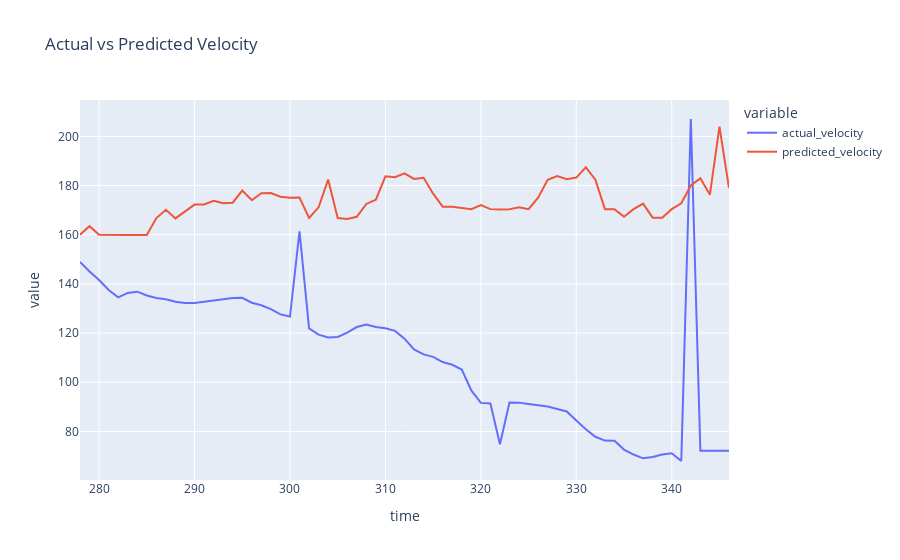
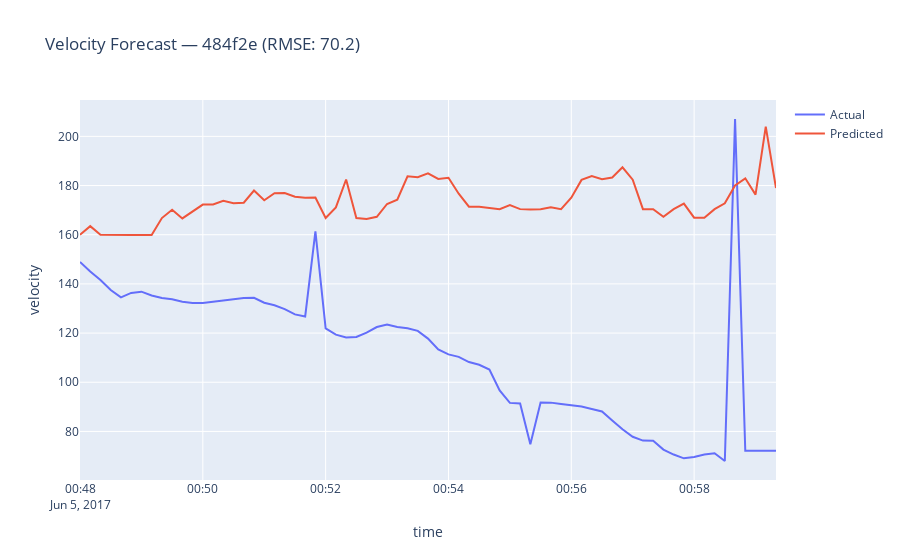

The notebook cell saved with these charts, in order:
### Code cell
import os
import math
import joblib
import numpy as np
import pandas as pd
from sklearn.preprocessing import StandardScaler
from sklearn.ensemble import HistGradientBoostingRegressor
from sklearn.metrics import mean_squared_error
import plotly.express as px
import plotly.graph_objects as go

DATA_PATH = r"C:\Users\Priyanga N\OneDrive\Documents\flight-anomaly-detection\cleaned_adsb.csv"
OUT_DIR = r"C:\Users\Priyanga N\OneDrive\Documents\flight-anomaly-detection"
MODEL_OUT = os.path.join(OUT_DIR, "hgb_velocity_model.joblib")
usecols = ["time","icao24","lat","lon","velocity","vertrate","baroaltitude","geoaltitude","heading"]
df = pd.read_csv(DATA_PATH, usecols=usecols, low_memory=False)
df = df.sort_values(["icao24","time"]).reset_index(drop=True)
print("Loaded rows:", df.shape[0])

top_icao = df["icao24"].value_counts().idxmax()
dff = df[df["icao24"] == top_icao].copy().reset_index(drop=True)
print("Selected icao24:", top_icao, "rows:", len(dff))

num_cols = ["velocity","vertrate","baroaltitude","geoaltitude","lat","lon","heading"]
dff[num_cols] = dff[num_cols].replace([np.inf, -np.inf], np.nan).astype(float)

dff = dff.dropna(subset=["velocity"]).reset_index(drop=True)

if len(dff) < 200:
    raise RuntimeError(f"Not enough rows for {top_icao} (only {len(dff)}). Choose another aircraft or use more data.")
dff["ds"] = pd.to_datetime(dff["time"], unit="s")
dff["hour"] = dff["ds"].dt.hour
dff["minute"] = dff["ds"].dt.minute
dff["second"] = dff["ds"].dt.second

dff["hour_sin"] = np.sin(2 * np.pi * dff["hour"] / 24)
dff["hour_cos"] = np.cos(2 * np.pi * dff["hour"] / 24)
dff["min_sin"] = np.sin(2 * np.pi * dff["minute"] / 60)
dff["min_cos"] = np.cos(2 * np.pi * dff["minute"] / 60)

dff["dt"] = dff["time"].diff().fillna(0).astype(float)

def haversine_m(lat1, lon1, lat2, lon2):
    R = 6371000.0
    phi1 = np.radians(lat1); phi2 = np.radians(lat2)
    dphi = np.radians(lat2 - lat1); dlambda = np.radians(lon2 - lon1)
    a = np.sin(dphi/2.0)**2 + np.cos(phi1)*np.cos(phi2)*np.sin(dlambda/2.0)**2
    return R * 2 * np.arctan2(np.sqrt(a), np.sqrt(1-a))

dff["lat_prev"] = dff["lat"].shift(1)
dff["lon_prev"] = dff["lon"].shift(1)
dff["dist_m"] = haversine_m(dff["lat_prev"].fillna(dff["lat"]), dff["lon_prev"].fillna(dff["lon"]),
                            dff["lat"], dff["lon"])
dff["speed_m_s"] = dff["dist_m"] / dff["dt"].replace(0, np.nan)  
dff["speed_m_s"] = dff["speed_m_s"].fillna(0)

LAGS = [1,2,3,5,10] 
for lag in LAGS:
    dff[f"vel_lag_{lag}"] = dff["velocity"].shift(lag)
    dff[f"vel_diff_{lag}"] = dff["velocity"] - dff[f"vel_lag_{lag}"]

ROLL_WINDOWS = [3,5,10]
for w in ROLL_WINDOWS:
    dff[f"vel_rollmean_{w}"] = dff["velocity"].rolling(window=w, min_periods=1).mean()
    dff[f"vel_rollstd_{w}"] = dff["velocity"].rolling(window=w, min_periods=1).std().fillna(0)

dff["alt_diff_1"] = dff["baroaltitude"] - dff["baroaltitude"].shift(1)
dff["geo_minus_baro"] = dff["geoaltitude"] - dff["baroaltitude"]

dff["heading_sin"] = np.sin(np.deg2rad(dff["heading"].fillna(0)))
dff["heading_cos"] = np.cos(np.deg2rad(dff["heading"].fillna(0)))

dff = dff.dropna(subset=[f"vel_lag_{max(LAGS)}"]).reset_index(drop=True)

median_dt = int(np.median(dff["dt"].replace(0, np.nan).dropna()))
print("median dt (s):", median_dt)
step_ahead = max(1, round(30 / max(1, median_dt)))  
print("step_ahead rows (≈30s):", step_ahead)

dff["y"] = dff["velocity"].shift(-step_ahead)  
dff = dff.dropna(subset=["y"]).reset_index(drop=True)

n = len(dff)
test_size = int(0.2 * n)
train = dff.iloc[: n - test_size].copy()
test  = dff.iloc[n - test_size :].copy()

print("Train rows:", len(train), "Test rows:", len(test))

features = [
    "velocity", "vel_lag_1", "vel_lag_2", "vel_lag_3", "vel_lag_5",
    "vel_diff_1", "vel_diff_2", "vel_diff_3", "vel_diff_5",
    "vel_rollmean_3", "vel_rollmean_5", "vel_rollmean_10",
    "vel_rollstd_3", "vel_rollstd_5",
    "vertrate", "baroaltitude", "geoaltitude", "geo_minus_baro",
    "speed_m_s",
    "hour_sin", "hour_cos", "min_sin", "min_cos",
    "heading_sin", "heading_cos",
    "alt_diff_1"
]
features = [f for f in features if f in train.columns]
print("Using features:", features)

X_train = train[features].fillna(0).astype(float)
y_train = train["y"].astype(float)
X_test  = test[features].fillna(0).astype(float)
y_test  = test["y"].astype(float)

scaler = StandardScaler()
X_train_s = scaler.fit_transform(X_train)
X_test_s  = scaler.transform(X_test)

model = HistGradientBoostingRegressor(
    max_iter=600,
    learning_rate=0.05,
    max_depth=10,
    random_state=42
)

print("Training model...")
model.fit(X_train_s, y_train)
print("Done training.")

from sklearn.metrics import mean_squared_error
import numpy as np

preds_test = model.predict(X_test_s)

mse = mean_squared_error(y_test, preds_test)
rmse = np.sqrt(mse)

print(f"Velocity Forecast RMSE: {rmse:.2f}")

import plotly.express as px
compare_df = pd.DataFrame({
    "time": X_test.index,
    "actual_velocity": y_test.values,
    "predicted_velocity": preds_test
})

fig = px.line(
    compare_df.sort_values("time"),
    x="time", 
    y=["actual_velocity", "predicted_velocity"],
    title="Actual vs Predicted Velocity"
)
fig.show()

joblib.dump(model, MODEL_OUT)
joblib.dump(scaler, SCALER_OUT)
print("Saved model ->", MODEL_OUT)
print("Saved scaler ->", SCALER_OUT)

plot_df = test[["ds"]].copy().reset_index(drop=True)
plot_df["actual"] = y_test.values
plot_df["predicted"] = preds_test

fig = go.Figure()
fig.add_trace(go.Scatter(x=plot_df["ds"], y=plot_df["actual"], mode="lines", name="Actual"))
fig.add_trace(go.Scatter(x=plot_df["ds"], y=plot_df["predicted"], mode="lines", name="Predicted"))
fig.update_layout(title=f"Velocity Forecast — {top_icao} (RMSE: {rmse:.1f})",
                  xaxis_title="time", yaxis_title="velocity")
fig.show()

try:
    importances = getattr(model, "feature_importances_", None)
    if importances is not None:
        fi = pd.Series(importances, index=features).sort_values(ascending=False)
        print("Top features:\n", fi.head(10))
except Exception:
    pass

### Figure 1 — Plotly figure (JSON) as saved in the notebook; plotly's stock layout.template omitted (floating-point values rounded to 4 significant figures)
{"data": [{"hovertemplate": "variable=actual_velocity<br>time=%{x}<br>value=%{y}<extra></extra>", "legendgroup": "actual_velocity", "line": {"color": "#636efa", "dash": "solid"}, "marker": {"symbol": "circle"}, "mode": "lines", "name": "actual_velocity", "orientation": "v", "showlegend": true, "type": "scatter", "x": [278, 279, 280, 281, 282, 283, 284, 285, 286, 287, 288, 289, 290, 291, 292, 293, 294, 295, 296, 297, 298, 299, 300, 301, 302, 303, 304, 305, 306, 307, 308, 309, 310, 311, 312, 313, 314, 315, 316, 317, 318, 319, 320, 321, 322, 323, 324, 325, 326, 327, 328, 329, 330, 331, 332, 333, 334, 335, 336, 337, 338, 339, 340, 341, 342, 343, 344, 345, 346], "xaxis": "x", "y": [148.9, 145.0, 141.6, 137.5, 134.5, 136.3, 136.8, 135.3, 134.3, 133.8, 132.7, 132.2, 132.2, 132.7, 133.2, 133.8, 134.3, 134.4, 132.3, 131.3, 129.8, 127.6, 126.7, 161.4, 121.9, 119.4, 118.2, 118.4, 120.2, 122.5, 123.5, 122.5, 121.9, 120.9, 117.7, 113.4, 111.3, 110.3, 108.2, 107.1, 105.2, 96.69, 91.61, 91.34, 74.81, 91.75, 91.72, 91.17, 90.69, 90.17, 89.15, 88.12, 84.47, 80.87, 77.82, 76.28, 76.25, 72.63, 70.6, 69.06, 69.6, 70.6, 71.11, 67.98, 207.1, 72.14, 72.14, 72.11, 72.11], "yaxis": "y"}, {"hovertemplate": "variable=predicted_velocity<br>time=%{x}<br>value=%{y}<extra></extra>", "legendgroup": "predicted_velocity", "line": {"color": "#EF553B", "dash": "solid"}, "marker": {"symbol": "circle"}, "mode": "lines", "name": "predicted_velocity", "orientation": "v", "showlegend": true, "type": "scatter", "x": [278, 279, 280, 281, 282, 283, 284, 285, 286, 287, 288, 289, 290, 291, 292, 293, 294, 295, 296, 297, 298, 299, 300, 301, 302, 303, 304, 305, 306, 307, 308, 309, 310, 311, 312, 313, 314, 315, 316, 317, 318, 319, 320, 321, 322, 323, 324, 325, 326, 327, 328, 329, 330, 331, 332, 333, 334, 335, 336, 337, 338, 339, 340, 341, 342, 343, 344, 345, 346], "xaxis": "x", "y": [160.0, 163.5, 160.0, 159.9, 160.0, 159.9, 159.9, 159.9, 166.8, 170.1, 166.6, 169.3, 172.2, 172.3, 173.8, 172.8, 173.0, 178.0, 174.0, 176.9, 177.0, 175.4, 175.1, 175.1, 166.8, 171.1, 182.5, 166.8, 166.4, 167.3, 172.5, 174.2, 183.7, 183.4, 185.0, 182.7, 183.2, 176.7, 171.4, 171.4, 171.0, 170.4, 172.1, 170.4, 170.3, 170.4, 171.2, 170.4, 175.1, 182.3, 183.9, 182.6, 183.2, 187.4, 182.4, 170.4, 170.4, 167.3, 170.4, 172.6, 166.9, 166.9, 170.4, 172.8, 180.0, 182.9, 176.3, 204.0, 179.0], "yaxis": "y"}], "layout": {"legend": {"title": {"text": "variable"}, "tracegroupgap": 0}, "title": {"text": "Actual vs Predicted Velocity"}, "xaxis": {"anchor": "y", "domain": [0, 1], "title": {"text": "time"}}, "yaxis": {"anchor": "x", "domain": [0, 1], "title": {"text": "value"}}}}

### Figure 2 — Plotly figure (JSON) as saved in the notebook; plotly's stock layout.template omitted (floating-point values rounded to 4 significant figures)
{"data": [{"mode": "lines", "name": "Actual", "type": "scatter", "x": ["2017-06-05T00:48:00.000000000", "2017-06-05T00:48:10.000000000", "2017-06-05T00:48:20.000000000", "2017-06-05T00:48:30.000000000", "2017-06-05T00:48:40.000000000", "2017-06-05T00:48:50.000000000", "2017-06-05T00:49:00.000000000", "2017-06-05T00:49:10.000000000", "2017-06-05T00:49:20.000000000", "2017-06-05T00:49:30.000000000", "2017-06-05T00:49:40.000000000", "2017-06-05T00:49:50.000000000", "2017-06-05T00:50:00.000000000", "2017-06-05T00:50:10.000000000", "2017-06-05T00:50:20.000000000", "2017-06-05T00:50:30.000000000", "2017-06-05T00:50:40.000000000", "2017-06-05T00:50:50.000000000", "2017-06-05T00:51:00.000000000", "2017-06-05T00:51:10.000000000", "2017-06-05T00:51:20.000000000", "2017-06-05T00:51:30.000000000", "2017-06-05T00:51:40.000000000", "2017-06-05T00:51:50.000000000", "2017-06-05T00:52:00.000000000", "2017-06-05T00:52:10.000000000", "2017-06-05T00:52:20.000000000", "2017-06-05T00:52:30.000000000", "2017-06-05T00:52:40.000000000", "2017-06-05T00:52:50.000000000", "2017-06-05T00:53:00.000000000", "2017-06-05T00:53:10.000000000", "2017-06-05T00:53:20.000000000", "2017-06-05T00:53:30.000000000", "2017-06-05T00:53:40.000000000", "2017-06-05T00:53:50.000000000", "2017-06-05T00:54:00.000000000", "2017-06-05T00:54:10.000000000", "2017-06-05T00:54:20.000000000", "2017-06-05T00:54:30.000000000", "2017-06-05T00:54:40.000000000", "2017-06-05T00:54:50.000000000", "2017-06-05T00:55:00.000000000", "2017-06-05T00:55:10.000000000", "2017-06-05T00:55:20.000000000", "2017-06-05T00:55:30.000000000", "2017-06-05T00:55:40.000000000", "2017-06-05T00:55:50.000000000", "2017-06-05T00:56:00.000000000", "2017-06-05T00:56:10.000000000", "2017-06-05T00:56:20.000000000", "2017-06-05T00:56:30.000000000", "2017-06-05T00:56:40.000000000", "2017-06-05T00:56:50.000000000", "2017-06-05T00:57:00.000000000", "2017-06-05T00:57:10.000000000", "2017-06-05T00:57:20.000000000", "2017-06-05T00:57:30.000000000", "2017-06-05T00:57:40.000000000", "2017-06-05T00:57:50.000000000", "2017-06-05T00:58:00.000000000", "2017-06-05T00:58:10.000000000", "2017-06-05T00:58:20.000000000", "2017-06-05T00:58:30.000000000", "2017-06-05T00:58:40.000000000", "2017-06-05T00:58:50.000000000", "2017-06-05T00:59:00.000000000", "2017-06-05T00:59:10.000000000", "2017-06-05T00:59:20.000000000"], "y": [148.9, 145.0, 141.6, 137.5, 134.5, 136.3, 136.8, 135.3, 134.3, 133.8, 132.7, 132.2, 132.2, 132.7, 133.2, 133.8, 134.3, 134.4, 132.3, 131.3, 129.8, 127.6, 126.7, 161.4, 121.9, 119.4, 118.2, 118.4, 120.2, 122.5, 123.5, 122.5, 121.9, 120.9, 117.7, 113.4, 111.3, 110.3, 108.2, 107.1, 105.2, 96.69, 91.61, 91.34, 74.81, 91.75, 91.72, 91.17, 90.69, 90.17, 89.15, 88.12, 84.47, 80.87, 77.82, 76.28, 76.25, 72.63, 70.6, 69.06, 69.6, 70.6, 71.11, 67.98, 207.1, 72.14, 72.14, 72.11, 72.11]}, {"mode": "lines", "name": "Predicted", "type": "scatter", "x": ["2017-06-05T00:48:00.000000000", "2017-06-05T00:48:10.000000000", "2017-06-05T00:48:20.000000000", "2017-06-05T00:48:30.000000000", "2017-06-05T00:48:40.000000000", "2017-06-05T00:48:50.000000000", "2017-06-05T00:49:00.000000000", "2017-06-05T00:49:10.000000000", "2017-06-05T00:49:20.000000000", "2017-06-05T00:49:30.000000000", "2017-06-05T00:49:40.000000000", "2017-06-05T00:49:50.000000000", "2017-06-05T00:50:00.000000000", "2017-06-05T00:50:10.000000000", "2017-06-05T00:50:20.000000000", "2017-06-05T00:50:30.000000000", "2017-06-05T00:50:40.000000000", "2017-06-05T00:50:50.000000000", "2017-06-05T00:51:00.000000000", "2017-06-05T00:51:10.000000000", "2017-06-05T00:51:20.000000000", "2017-06-05T00:51:30.000000000", "2017-06-05T00:51:40.000000000", "2017-06-05T00:51:50.000000000", "2017-06-05T00:52:00.000000000", "2017-06-05T00:52:10.000000000", "2017-06-05T00:52:20.000000000", "2017-06-05T00:52:30.000000000", "2017-06-05T00:52:40.000000000", "2017-06-05T00:52:50.000000000", "2017-06-05T00:53:00.000000000", "2017-06-05T00:53:10.000000000", "2017-06-05T00:53:20.000000000", "2017-06-05T00:53:30.000000000", "2017-06-05T00:53:40.000000000", "2017-06-05T00:53:50.000000000", "2017-06-05T00:54:00.000000000", "2017-06-05T00:54:10.000000000", "2017-06-05T00:54:20.000000000", "2017-06-05T00:54:30.000000000", "2017-06-05T00:54:40.000000000", "2017-06-05T00:54:50.000000000", "2017-06-05T00:55:00.000000000", "2017-06-05T00:55:10.000000000", "2017-06-05T00:55:20.000000000", "2017-06-05T00:55:30.000000000", "2017-06-05T00:55:40.000000000", "2017-06-05T00:55:50.000000000", "2017-06-05T00:56:00.000000000", "2017-06-05T00:56:10.000000000", "2017-06-05T00:56:20.000000000", "2017-06-05T00:56:30.000000000", "2017-06-05T00:56:40.000000000", "2017-06-05T00:56:50.000000000", "2017-06-05T00:57:00.000000000", "2017-06-05T00:57:10.000000000", "2017-06-05T00:57:20.000000000", "2017-06-05T00:57:30.000000000", "2017-06-05T00:57:40.000000000", "2017-06-05T00:57:50.000000000", "2017-06-05T00:58:00.000000000", "2017-06-05T00:58:10.000000000", "2017-06-05T00:58:20.000000000", "2017-06-05T00:58:30.000000000", "2017-06-05T00:58:40.000000000", "2017-06-05T00:58:50.000000000", "2017-06-05T00:59:00.000000000", "2017-06-05T00:59:10.000000000", "2017-06-05T00:59:20.000000000"], "y": [160.0, 163.5, 160.0, 159.9, 160.0, 159.9, 159.9, 159.9, 166.8, 170.1, 166.6, 169.3, 172.2, 172.3, 173.8, 172.8, 173.0, 178.0, 174.0, 176.9, 177.0, 175.4, 175.1, 175.1, 166.8, 171.1, 182.5, 166.8, 166.4, 167.3, 172.5, 174.2, 183.7, 183.4, 185.0, 182.7, 183.2, 176.7, 171.4, 171.4, 171.0, 170.4, 172.1, 170.4, 170.3, 170.4, 171.2, 170.4, 175.1, 182.3, 183.9, 182.6, 183.2, 187.4, 182.4, 170.4, 170.4, 167.3, 170.4, 172.6, 166.9, 166.9, 170.4, 172.8, 180.0, 182.9, 176.3, 204.0, 179.0]}], "layout": {"title": {"text": "Velocity Forecast — 484f2e (RMSE: 70.2)"}, "xaxis": {"title": {"text": "time"}}, "yaxis": {"title": {"text": "velocity"}}}}
